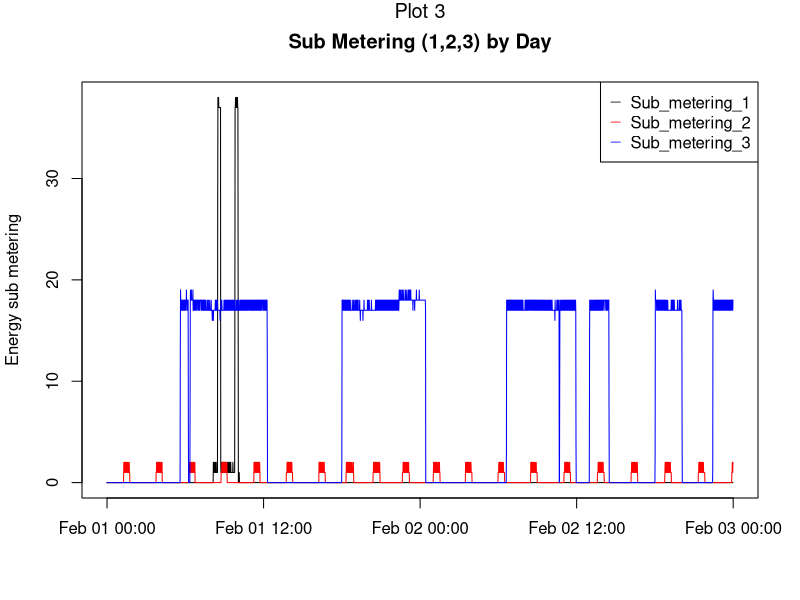

Recreate this plot in R.
#This script generates line graphs for the 3 different sub metering  per 
#day-time for the electric power consumption in one household during February 
#1st and February 2nd, 2007.

#Reading the data (extracted from the household_power_consumption.txt)
consumption <- read.table(file="touse.txt",header = TRUE, "sep"=";",as.is = TRUE)
consumption$FullDate <- strptime(paste(consumption$Date,consumption$Time), 
                                 format="%d/%m/%Y %H:%M:%S")


#Creating the line graphs
with(consumption,plot(FullDate, Sub_metering_1,type = "n", 
                      main = "Sub Metering (1,2,3) by Day", 
                      xlab="", ylab = "Energy sub metering"))
with(consumption,points(FullDate, consumption$Sub_metering_1, col="black",
                        type="l"))
with(consumption,points(FullDate, consumption$Sub_metering_2, col="red",
                        type="l"))
with(consumption,points(FullDate, consumption$Sub_metering_3, col="blue",
                        type="l"))
legend("topright",pch="_", col = c("black","red","blue"), 
       legend=c("Sub_metering_1","Sub_metering_2", "Sub_metering_3"))

#Adding the plot name
mtext("Plot 3", outer = FALSE, side=3,cex=1.2, line = 3)

#Creating the png file
if(!file.exists("plots")) {dir.create("plots")}
dev.copy(png, file = "./plots/plot3.png",width = 480, height = 480)
dev.off()